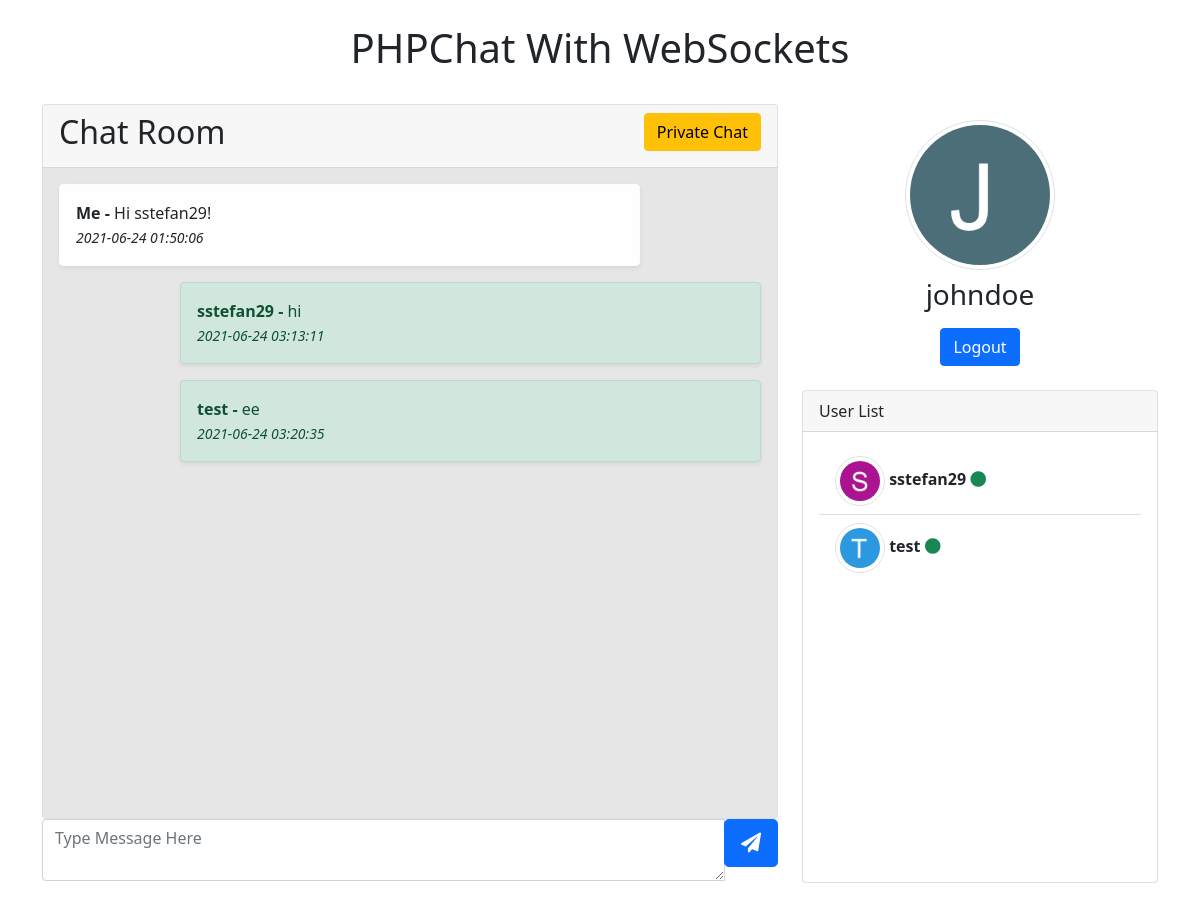
/chatroom.php (signed in), run on the app's committed database.
### tables this page shows
CREATE TABLE `chatrooms` (
  `id` int(11) NOT NULL,
  `userid` int(11) NOT NULL,
  `msg` varchar(200) NOT NULL,
  `created_on` datetime NOT NULL
);

CREATE TABLE `chat_user_table` (
  `user_id` int(11) NOT NULL,
  `user_name` varchar(250) NOT NULL,
  `user_email` varchar(250) NOT NULL,
  `user_password` varchar(100) NOT NULL,
  `user_profile` varchar(100) NOT NULL,
  `user_status` enum('Disabled','Enable') NOT NULL,
  `user_created_on` datetime NOT NULL,
  `user_verification_code` varchar(100) NOT NULL,
  `user_login_status` enum('Logout','Login') NOT NULL,
  `user_token` text NOT NULL,
  `user_connection_id` text NOT NULL
);

### includes/config/db.php (called while the page is built, shortened)
<?php
class DB{
    private $dbname = "chat_websockets_learning";
    private $host = "localhost";
    private $username = "root";
    private $password = "";
    function __construct()
    {
        try {
            $this->con = new PDO("mysql:dbname=" . $this->dbname . ";host=" . $this->host . ";", $this->username, $this->password);
            $this->con->setAttribute(PDO::ATTR_EMULATE_PREPARES, true);
            $this->con->setAttribute(PDO::ATTR_ERRMODE, PDO::ERRMODE_WARNING);
            $this->con->setAttribute(PDO::ATTR_ERRMODE, PDO::ERRMODE_EXCEPTION);
            return $this->con;
        } catch (PDOException $e) {
            echo "Connection failed: " . $e->getMessage();
        }
    }
}

### models/ChatRooms.php (called while the page is built, shortened)
<?php
require_once("includes/config/db.php");
class ChatRooms{
	protected $connect;
	public function __construct()
	{
        $DB = new DB();
		$this->connect = $DB->con;
	}
	function get_all_chat_data()
	{
		$query = "
		SELECT * FROM chatrooms
			INNER JOIN chat_user_table
			ON chat_user_table.user_id = chatrooms.userid
			ORDER BY chatrooms.id ASC
		";
		$statement = $this->connect->prepare($query);
		$statement->execute();
		return $statement->fetchAll(PDO::FETCH_ASSOC);
	}
}

### models/UserModel.php (called while the page is built, shortened)
<?php
require_once('includes/config/db.php');
class UserModel{
    public function __construct(){
        $db_object = new DB();
        $this->connect = $db_object->con;
    }
    function get_user_all_data()
    {
        $query = "
		SELECT * FROM chat_user_table
		";
        $statement = $this->connect->prepare($query);
        $statement->execute();
        $data = $statement->fetchAll(PDO::FETCH_ASSOC);
        return $data;
    }
}

### chatroom.php (the view, shortened to what this page needs)
<?php
require('models/UserModel.php');
require("models/ChatRooms.php");
$chat_object = new ChatRooms;
$chat_data = $chat_object->get_all_chat_data();
$user_object = new UserModel;
$user_data = $user_object->get_user_all_data();
?>
<!DOCTYPE html>
<html>
<head>
    <link rel="stylesheet" href="https://use.fontawesome.com/releases/v5.15.3/css/all.css">
    <link href="https://cdn.jsdelivr.net/npm/bootstrap@5.0.2/dist/css/bootstrap.min.css" rel="stylesheet">
</head>
<body>
    <div class="container">
        <br />
        <h1 class="text-center">PHPChat With WebSockets</h1>
        <br />
        <div class="row">
            <div class="col-lg-8">
                <div class="card">
                    <div class="card-header">
                        <div class="row">
                            <div class="col col-sm-6">
                                <h2>Chat Room</h2>
                            </div>
                            <div class="col col-sm-6 text-end">
                                <a href="privatechat.php" class="btn btn-warning btn-md">Private Chat</a>
                            </div>
                        </div>
                    </div>
                    <div class="card-body" id="messages_area">
                        <?php
                        foreach ($chat_data as $chat) {
                            if (isset($_SESSION['user_data'][$chat['userid']])) {
                                $from = 'Me';
                                $row_class = 'row justify-content-start';
                                $background_class = 'text-dark alert-light';
                            } else {
                                $from = $chat['user_name'];
                                $row_class = 'row justify-content-end';
                                $background_class = 'alert-success';
                            }
                            echo '
                        <div class="' . $row_class . '">
                        	<div class="col-sm-10">
                        		<div class="shadow-sm alert ' . $background_class . '">
                        			<b>' . $from . ' - </b>' . $chat["msg"] . '
                        			<br />
                        			<div class="text-right">
                        				<small><i>' . $chat["created_on"] . '</i></small>
                        			</div>
                        		</div>
                        	</div>
                        </div>
                        ';
                        }
                        ?>
                    </div>
                </div>
                <form method="post" id="chat_form">
                    <div class="input-group mb-3">
                        <textarea class="form-control" id="chat_message" name="chat_message" placeholder="Type Message Here" required></textarea>
                        <div class="input-group-append">
                            <button type="submit" name="send" id="send" class="btn btn-primary btn-lg"><i class="fa fa-paper-plane"></i></button>
                        </div>
                    </div>
                </form>
            </div>
            <div class="col-lg-4">
                <?php
                $login_user_id = '';
                foreach ($_SESSION['user_data'] as $key => $value) {
                    $login_user_id = $value['id'];
                ?>
                    <div class="mt-3 mb-3 text-center">
                        <img src="<?php echo $value['profile']; ?>" width="150" class="img-fluid rounded-circle img-thumbnail" />
                        <h3 class="mt-2"><?php echo $value['name']; ?></h3>
                        <input type="button" class="btn btn-primary mt-2 mb-2" name="logout" id="logout" value="Logout" />
                    </div>
                <?php
                }
                ?>
                <div class="card mt-3">
                    <div class="card-header">User List</div>
                    <div class="card-body" id="user_list">
                        <div class="list-group list-group-flush">
                            <?php
                            if (count($user_data) > 0) {
                                foreach ($user_data as $key => $user) {
                                    $icon = '<i class="fa fa-circle text-danger"></i>';
                                    if ($user['user_login_status'] == 'Login') {
                                        $icon = '<i class="fa fa-circle text-success"></i>';
                                    }
                                    if ($user['user_id'] != $login_user_id) {
                                        echo '
                            		<a class="list-group-item list-group-item-action">
                            			<img src="' . $user["user_profile"] . '" class="img-fluid rounded-circle img-thumbnail" width="50" />
                            			<span class="ml-1"><strong>' . $user["user_name"] . '</strong></span>
                            			<span class="mt-2 float-right">' . $icon . '</span>
                            		</a>
                            		';
                                    }
                                }
                            }
                            ?>
                        </div>
                    </div>
                </div>
            </div>
        </div>
    </div>
</body>
</html>

### chatroom.php (style rules this page uses)
html, body { height: 100%; width: 100%; margin: 0; }
#user_list { height: 450px; overflow-y: auto; }
#messages_area { height: 650px; overflow-y: auto; background-color: #e6e6e6; }

### data on the page
chatrooms: userid "Me", msg "Hi sstefan29!", created_on "2021-06-24 01:50:06"
chatrooms: userid.user_name "sstefan29", msg "hi", created_on "2021-06-24 03:13:11"
chatrooms: userid.user_name "test", msg "ee", created_on "2021-06-24 03:20:35"
chat_user_table: user_profile (picture), user_name "sstefan29", user_login_status "Login" (drawn)
chat_user_table: user_profile (picture), user_name "test", user_login_status "Login" (drawn)

### other printed values
$value['name'] "johndoe"
